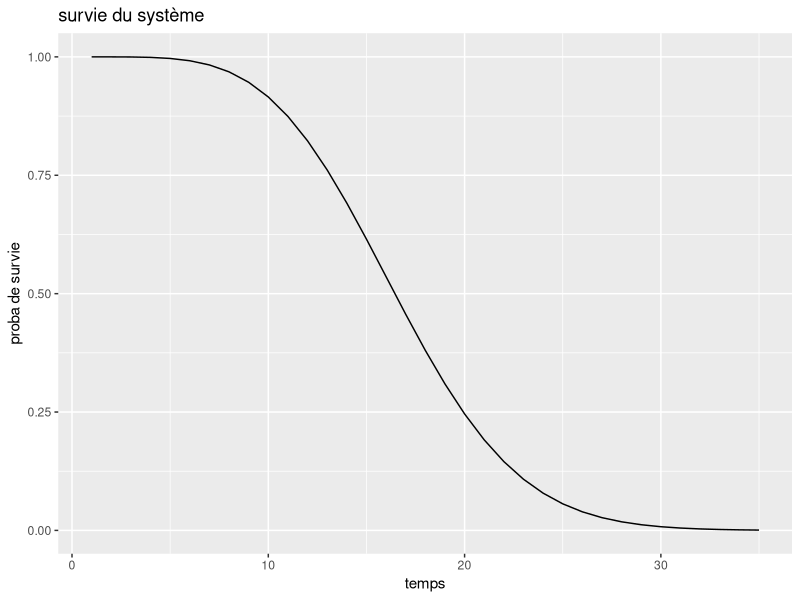
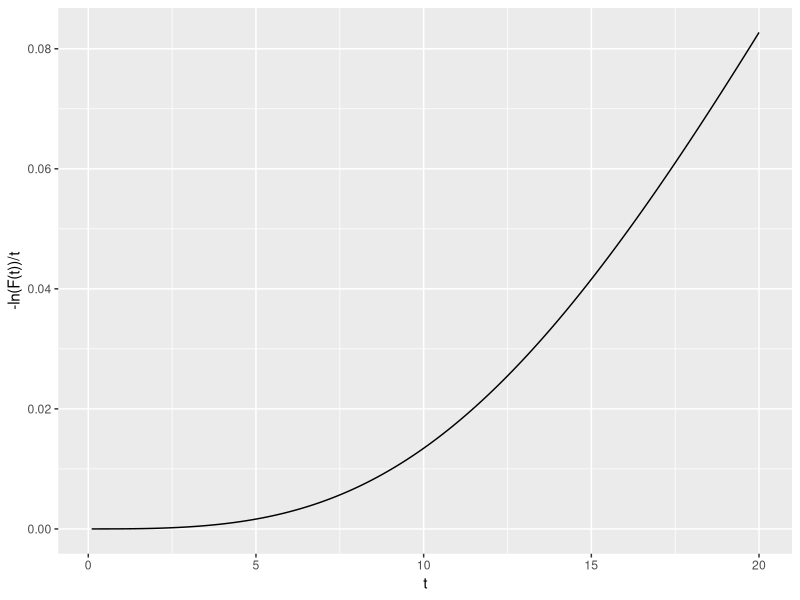
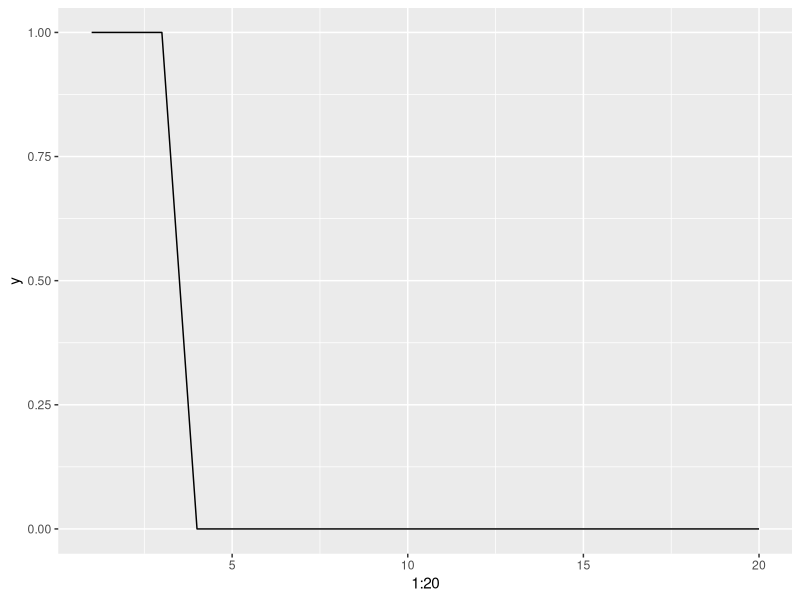
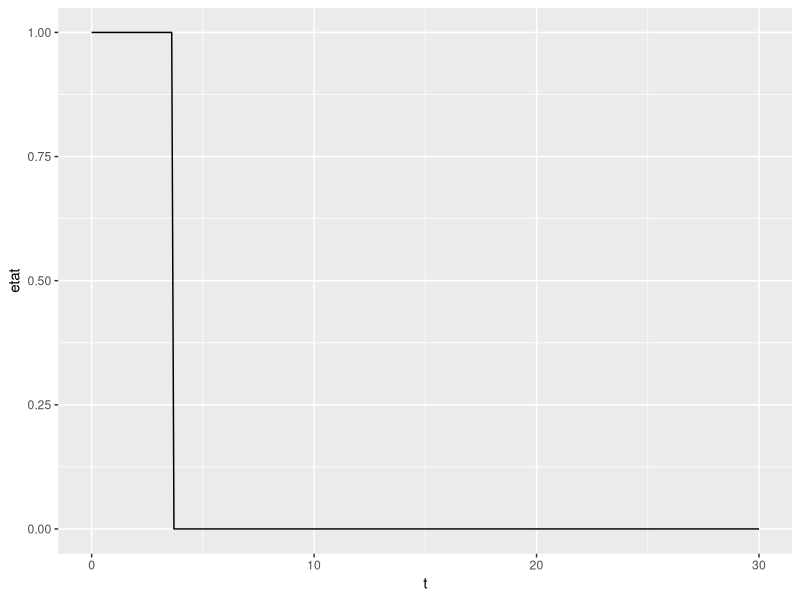
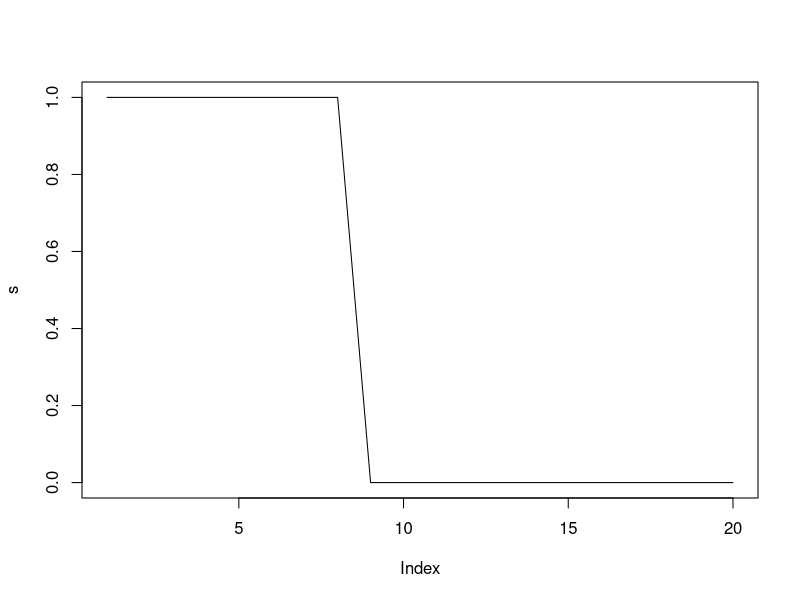

Generate these figures, in order, with R:
library(magrittr)
library(dplyr)
library(ggplot2)

# TP 1 

## Question 1

phi <- function(x){
  rep <- ((x[3]*(1-(1-x[1])*(1-x[2]))*(1-(1-x[4])*(1-x[5])))+(1-x[3])*(1-(1-x[1]*x[4])*(1-x[2]*x[5])))*(1-(1-x[6]*x[7])*(1-x[8])*(1-x[9]))
  return(rep)
}

## Question 2

phi_function <- function(loi, lambda, beta, t){
  R1 <- 1-loi(t, shape = beta, scale = lambda)
  R2 <- 1-loi(t, shape = beta, scale = lambda)
  R3 <- 1-loi(t, shape = beta, scale = lambda)
  R4 <- 1-loi(t, shape = beta, scale = lambda)
  R5 <- 1-loi(t, shape = beta, scale = lambda)
  R6 <- 1-loi(t, shape = beta, scale = lambda)
  R7 <- 1-loi(t, shape = beta, scale = lambda)
  R8 <- 1-loi(t, shape = beta, scale = lambda)
  R9 <- 1-loi(t, shape = beta, scale = lambda)
  rep <- ((R3[t]*(1-(1-R1[t])*(1-R2[t]))*(1-(1-R4[t])*(1-R5[t])))+(1-R3[t])*(1-(1-R1[t]*R4[t])*(1-R2[t]*R5[t])))*(1-(1-R6[t]*R7[t])*(1-R8[t])*(1-R9[t]))
  return(rep)
}




## Question 3

# plot(phi_function(pweibull, 20, 2, 0:35), type = 'l')

g <- ggplot() +
  geom_line(aes(x = 1:35, y = phi_function(pweibull, 20, 2, 0:35))) +
  labs(title = "survie du système",
       x = "temps",
       y = "proba de survie")

g

## Question 4

# survie <- function(lambda, beta, t){
#   R1 <- 1-pweibull(t, shape = beta, scale = lambda)
#   R2 <- 1-pweibull(t, shape = beta, scale = lambda)
#   R3 <- 1-pweibull(t, shape = beta, scale = lambda)
#   R4 <- 1-pweibull(t, shape = beta, scale = lambda)
#   R5 <- 1-pweibull(t, shape = beta, scale = lambda)
#   R6 <- 1-pweibull(t, shape = beta, scale = lambda)
#   R7 <- 1-pweibull(t, shape = beta, scale = lambda)
#   R8 <- 1-pweibull(t, shape = beta, scale = lambda)
#   R9 <- 1-pweibull(t, shape = beta, scale = lambda)
#   rep <- -log(((R3[t]*(1-(1-R1[t])*(1-R2[t]))*(1-(1-R4[t])*(1-R5[t])))+(1-R3[t])*(1-(1-R1[t]*R4[t])*(1-R2[t]*R5[t])))*(1-(1-R6[t]*R7[t])*(1-R8[t])*(1-R9[t]))/t)
#   # rep <- -log(rep)/t
#   return(rep)
#   # rep <- -log(1 - phi_function(lambda, beta, t))/t
# }

survie <- function(lambda, beta, t){
  rep=NULL
  for(i in 1:length(t)){
    R1 <- 1-pweibull(t[i], shape = beta, scale = lambda)
    R2 <- 1-pweibull(t[i], shape = beta, scale = lambda)
    R3 <- 1-pweibull(t[i], shape = beta, scale = lambda)
    R4 <- 1-pweibull(t[i], shape = beta, scale = lambda)
    R5 <- 1-pweibull(t[i], shape = beta, scale = lambda)
    R6 <- 1-pweibull(t[i], shape = beta, scale = lambda)
    R7 <- 1-pweibull(t[i], shape = beta, scale = lambda)
    R8 <- 1-pweibull(t[i], shape = beta, scale = lambda)
    R9 <- 1-pweibull(t[i], shape = beta, scale = lambda)
    rep[i] <- -log(((R3*(1-(1-R1)*(1-R2))*(1-(1-R4)*(1-R5)))+(1-R3)*(1-(1-R1*R4)*(1-R2*R5)))*(1-(1-R6*R7)*(1-R8)*(1-R9)))/t[i]
  }
  return(rep)
}


# survie(20, 2, seq(0.1, 20, 0.1))

g <- ggplot() +
  geom_line(aes(x = seq(0.1, 20, 0.1), y = survie(20, 2, seq(0.1, 20, 0.1)))) +
  labs(x = "t",
       y = "-ln(F(t))/t")

g


# Question 5 
# simulation d'une loi de weibull avec la méthode des quantile. 

inverse_pweibull <- function(lambda, beta, u){
  rep <- lambda*(-(log(1-u)^(1/beta)))
  return(rep)
}

phi2 <- function(a, n, lambda, beta){
  t <- seq(0, a,length.out =n)
  y <- rep(0,n)
  u <- runif(9,0,1)
  x <- matrix(0, nrow = n, ncol = 9)
  
  for(i in 1:n){
    for(j in 1:9){
      if(t[i] < (lambda*(-log(u[j]))^(1/beta))){
        x[i,j] <- 1
      }
    }
    y[i] <- phi(x[i,])
  }
  return(y)
}
# phi2(4,20,2,1)
# plot(phi2(4,20,2,1),type="l")

g <- ggplot() +
  geom_line(aes(x = 1:20, y = phi2(4,20,2,1))) +
  labs(y = "y")

g

# Question 5 

# inverse_pweibull <- function(lambda, beta, u){
#   rep <- lambda*(-(log(1-u)^(1/beta)))
#   return(rep)
# }
# 
# phi2 <- function(lambda, beta, a, n){
#   u <- runif(9)
#   t <- seq(0, a, n)
#   x <- matrix(0, nrow = n, ncol = 9)
#   
#   for(i in 1:n){
#     for(j in 1:9){
#       if(t[i] < inverse_pweibull(lambda, beta, u)){
#         x[i,j] <- 1
#       }
#     }
#     rep[i] <- phi(x[i,])
#   }
# }

# Question 6

phi23 <- function(a, n, lambda, beta){
  t <- seq(0, a,length.out =n)
  y <- rep(0,n)
  u <- runif(9,0,1)
  x <- matrix(0, nrow = n, ncol = 9)
  for(i in 1:n){
    for(j in 1:9){
      if(t[i] < (lambda*(-log(u[j]))^(1/beta))){
        x[i,j] <- 1
      }
      
    }
    if (x[i,j]==0) { break }
    
  }
  return(i-1)
}
phi23(4,36,2,1)

# Question 7

n_realisation_T<-function(a, n, lambda, beta,ntot){
  vect=NULL
  for(i in 1:ntot){
    vect[i]=phi23(a, n, lambda, beta)
  }
  return(vect)
}
n_realisation_T(4,36,2,1,40)
sum(n_realisation_T(4,36,2,1,40))

mu=function(a, n, lambda, beta,ntot){
  v=n_realisation_T(a, n, lambda, beta,ntot)
  1/ntot*sum(v)
}
mu(4,36,2,1,40)

# Projet 2

# code younes

## Exercice 1

phi <- function(x){
  rep <- (x[5]*((1-(1-x[1])*(1-x[2]))*(1-(1-x[3])*(1-x[4])))+(1-x[5])*(1-(1-x[1]*x[3])*(1-x[2]*x[4])))*x[6]*(1-(1-x[7]*x[10])*(1-x[8]*x[9]))
  return(rep)
}

## Exercice 2

lambda = 5
beta = 5
t <- seq(0, 30, 0.1)

simu_etat_systeme <- function(lambda, beta, t){
  X <- matrix(data = rep(0, 10*length(t)), ncol = 10, nrow = length(t))
  S <- rep(0,length(t))
  u <- runif(10, 0, 1)
  w <- rweibull(10, lambda, beta)
  max <- max(t)
  
  for(i in 1:length(t)){
    for(j in 1:10){
      if(t[i] < w[j]){
        X[i,j] <- 1
      }
    }
    S[i] <- phi(X[i,])
    if((S[i] == 0) && (S[i-1] == 1)){
      max <- t[i]
    }
  }
  return(list(etat = S, last = max))
}

test <- simu_etat_systeme(lambda, beta, t)

g <- ggplot() +
  geom_line(aes(x = t, y = test[[1]])) +
  labs(x = "t",
       y = "etat")

g

# Simulation

simu_T <- function(n){
  n <- 100
  simu <- rep(-1, n)
  for(i in 1:n){
    simu[i] <- simu_etat_systeme(lambda, beta, t)[[2]]
  }
  return(simu)
}

n <- 100
simu <- simu_T(n)

esperance <- mean(simu)

confint <- c(mean(simu) - 1.96 * sd(simu)/sqrt(n), mean(simu) + 1.96 * sd(simu)/sqrt(n))

# Exercice 3

a <- 10
n <- 100
lambda <- 5
beta <- 5
inter <- 5
t <- seq(0, a, length.out = n + 1)

phi2 <- function(a, n, lambda, beta, t, inter){
  y <- rep(0,n)
  u <- runif(10,0,1)
  x <- matrix(0, nrow = n, ncol = 10)
  p <- a/n*(1:n)*inter # p : vecteur qui contient les différents moments ou le méchanicien remet en marche la composante x[6]
  # p ne donne pas ce que je veux
  w <- rweibull(10, lambda, beta)
  
  for(i in 1:length(t)){
    for(j in 1:10){
      if(j == 6){
        if(t[i] %in% p){
          w[j] <- w[j] + t[i]
        }
      }
      if(t[i] < w[j]){
        x[i,j] <- 1
      }
    }
    y[i] <- phi(x[i,])
  }
  return(y)
}
# la fonction ne compile pas


# code camille

# Exercice 3
#  a

u=seq(0, 4,length.out =40)
# ----------------------------------------------------------------------------#
fonction_interval=function(n,inter,i){
  t=NULL
  d=NULL
  for (v in seq(1,n,inter)) {
    if(v==i){
      t[v]=1
    }
    else{
      t[v]=0
    }
  }
  t=t[!is.na(t)]
  t
  w=sum(t)
  if(w==0){
    d=0
  }
  else{
    d=1 
  }
  return(d)
}

fonction_interval(20,2,7)
seq(1,20,2)

#---------------------------------------------------------------------------#

phi2 <- function(a, n, lambda, beta,inter){
  t <- seq(0, a,length.out =n)
  y <- rep(0,n)
  u <- runif(10,0,1)
  x <- matrix(0, nrow = n, ncol = 10)
  
  for(i in 1:n){
    for(j in c(1,2,3,4,5,7,8,9,10)){
      if(t[i] < (lambda*(-log(u[j]))^(1/beta))){
        x[i,j] <- 1
      }
    }
  }
  d=0
  for(i in 1:n){
    if(t[i-d] < (lambda*(-log(u[6]))^(1/beta))){
      x[i,6] <- 1
    }
    if(fonction_interval(n,inter,i)==1 & x[i,6]==0){ 
      d=i-1
      u <- runif(10,0,1)
    }
  }
  # y[i] <- phi(x[i,])
  return(x)
}
(b=phi2(20,20,10,15,4))

phi3 <- function(a, n, lambda, beta,inter){
  y=NULL
  matrice=phi2(a, n, lambda, beta,inter)
  for (i in 1:n) {
    y[i]=phi(matrice[i,]) 
  }
  return(y)
}


(s=phi3(20,20,15,3,7))
plot(s,type = "l")

#  b

#---   E(T)  ------------------------------------------------------

tp_i_de_panne <- function(a, n, lambda, beta,inter){
  y=NULL
  d=0
  matrice=phi2(a, n, lambda, beta,inter)
  for (i in 1:n) {
    y[i]=phi(matrice[i,]) 
  }
  for (i in n:1){
    if(y[i]==1 & i==n ){
      d=n
      break
    }
    if(y[i]==1){
      d=i+1
      break
    }
  }
  #  if(d==n){
  #    return("Pas de panne sur le temps T")
  #  }
  #  if(d<n & d>0){
  #    return(d)
  #  }
  return(d)
}
tp_i_de_panne(20,20,15,3,7)

nbtot_realisation_t=function(a, n, lambda, beta,inter,nbtot){
  vector=NULL
  for(i in 1:nbtot){
    vector[i]=tp_i_de_panne(a, n, lambda, beta,inter)
  }
  return(vector)
}

nbtot_realisation_t(20,20,15,3,7,8)

E_T=function(a, n, lambda, beta,inter,nbtot){
  t=nbtot_realisation_t(a, n, lambda, beta,inter,nbtot)
  moyenne=(1/nbtot)*sum(t)
  return(moyenne)
}
E_T(20,20,15,3,7,8)

#---   E(N)  ------------------------------------------------------

nb_intervention <- function(a, n, lambda, beta,inter){
  t <- seq(0, a,length.out =n)
  y <- rep(0,n)
  u <- runif(10,0,1)
  x <- matrix(0, nrow = n, ncol = 10)
  
  for(i in 1:n){
    for(j in c(1,2,3,4,5,7,8,9,10)){
      if(t[i] < (lambda*(-log(u[j]))^(1/beta))){
        x[i,j] <- 1
      }
    }
  }
  d=0
  intervention=0
  for(i in 1:n){
    if(t[i-d] < (lambda*(-log(u[6]))^(1/beta))){
      x[i,6] <- 1
    }
    if(fonction_interval(n,inter,i)==1 & x[i,6]==0){ 
      intervention=intervention+1
      d=i-1
      u <- runif(10,0,1)
    }
  }
  return(intervention)
}
nb_intervention(20,20,15,3,7)


nb_realisation_intervention=function(a, n, lambda, beta,inter,nbtot){
  vector=NULL
  for(i in 1:nbtot){
    vector[i]=nb_intervention(a, n, lambda, beta,inter)
  }
  return(vector)
}

nb_realisation_intervention(20,20,15,3,7,7)

moyenne_intervention=function(a, n, lambda, beta,inter,nbtot){
  moyenne=(1/nbtot)*sum(nb_realisation_intervention(a, n, lambda, beta,inter,nbtot))
  return(moyenne)
}

moyenne_intervention(20,20,15,3,7,7)

recompense<-function(a, n, lambda, beta,inter,nbtot,cout,gain){
  r=gain*E_T(a, n, lambda, beta,inter,nbtot)-cout*moyenne_intervention(a, n, lambda, beta,inter,nbtot)
  return(r)
}
recompense(20,20,15,3,3,7,2,3.5)

a_val=20
n_val=20
lambda_val=15
beta_val=3
nbtot_val=7
cout_val=2
gain_val=3.5

recompense<-function(a=a_val, n=n_val, lambda=lambda_val, beta=beta_val,inter,nbtot=nbtot_val,cout=cout_val,gain=gain_val){
  r=gain*E_T(a, n, lambda, beta,inter,nbtot)-cout*moyenne_intervention(a, n, lambda, beta,inter,nbtot)
  return(r)
}
recompense(2)
solution=optimize(recompense,c(0, 20),maximum = TRUE)
